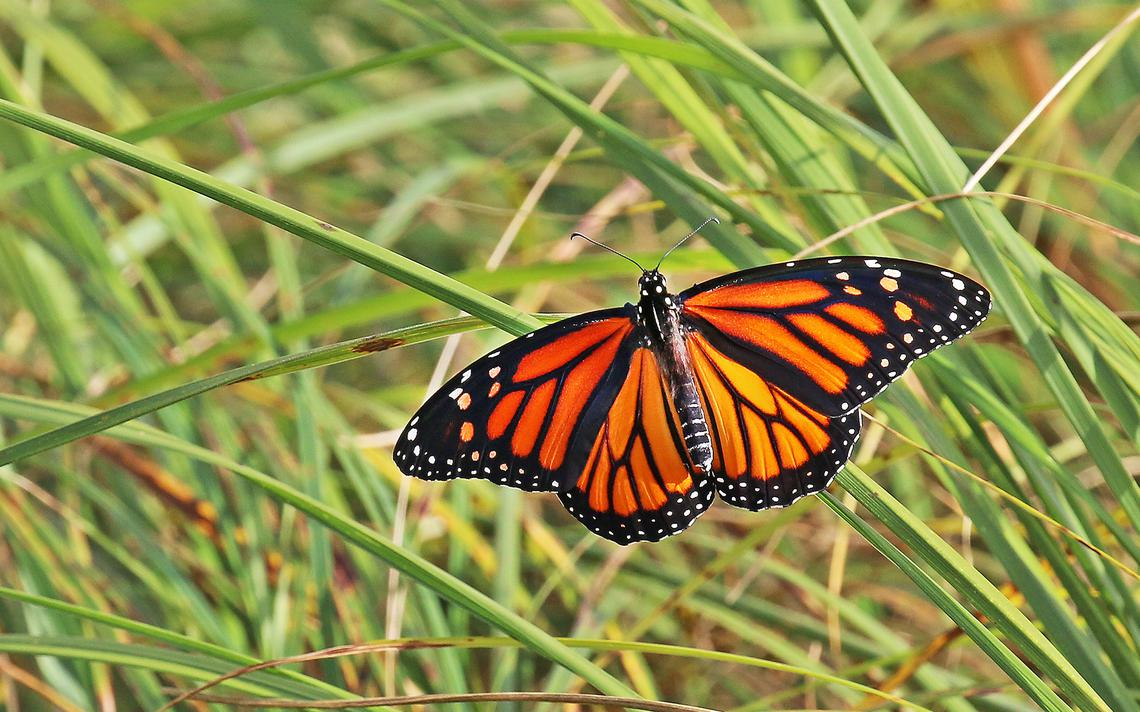
#> input picture Exercise 03/butterfly.jpg, 1140 x 712 px
$ jupyter execute ex03.ipynb   (shell and % lines are left out)   (older library calls are emulated)
#> lines starting #> are read from the running program, lines starting #| are printed output that depends on the picture
[cell 1]
import cv2 as cv
import numpy as np
import matplotlib.pyplot as plt

img = cv.imread("butterfly.jpg")
#> img is the input picture: shape (712, 1140, 3); mean B, G, R 74.4, 141.7, 141.7
img = cv.cvtColor(img, cv.COLOR_BGR2RGB)


kernel = np.ones((9, 9), dtype = np.float32)/81
filtered_img = cv.filter2D(img, -1, kernel)
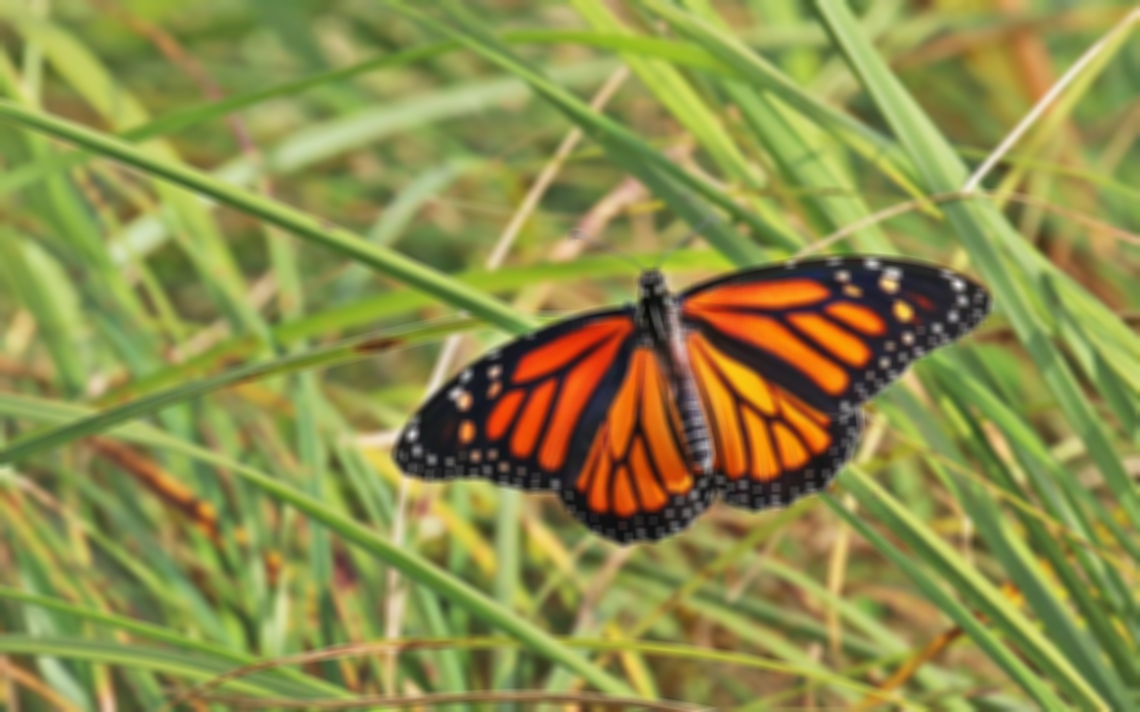
#> filtered_img: shape (712, 1140, 3); mean R, G, B 141.7, 141.7, 74.4
gaussian_filtered_img = cv.GaussianBlur(img, (9, 9), 4)

fig, ax = plt.subplots(2, 2, sharex='all', sharey='all', figsize = (20, 10))
ax[0][0].imshow(img)
ax[0][0].set_title("original image")

ax[0][1].imshow(filtered_img)
ax[0][1].set_title("filtered image")
# ax[1].set_xticks([])
#ax[1].set_yticks([])

ax[1][0].imshow(img)
ax[1][0].set_title("original image")

ax[1][1].imshow(gaussian_filtered_img)
ax[1][1].set_title("gaussian filtered image")
plt.show()
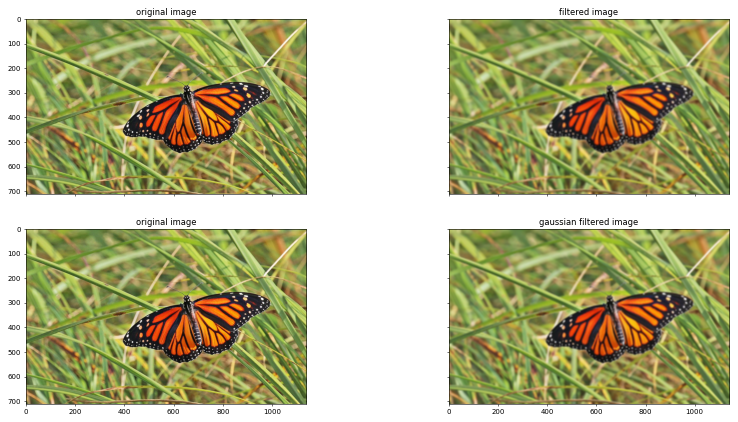
#> figure drawn by matplotlib, 4 panels

[cell 2]
import cv2 as cv
import matplotlib.pyplot as plt

img = cv.imread("contact_lens.tif", cv.IMREAD_REDUCED_GRAYSCALE_2)
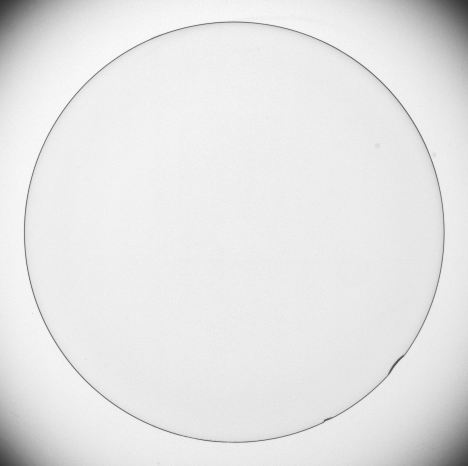
#> input picture Exercise 03/contact_lens.tif, 468 x 466 px
#> img is the input picture: shape (466, 468); min 51, max 250, mean 229.6
#img = cv.cvtColor(img, cv.COLOR_BGR2RGB)

kernel = np.array([(-1, -2, 1), (0, 0, 0), (1, 2, 1)] , dtype = np.float)
filtered_img = cv.filter2D(img, -1, kernel)
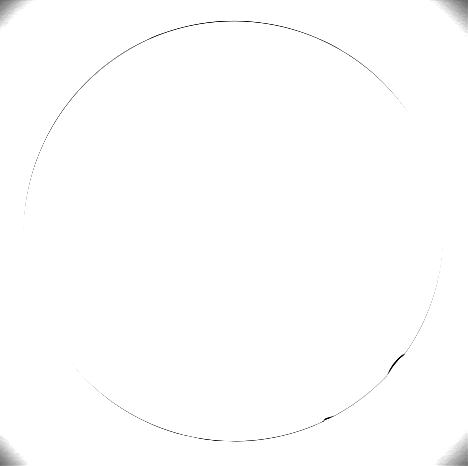
#> filtered_img: shape (466, 468); min 0, max 255, mean 253.9


fig, ax = plt.subplots(1, 2, figsize=(10, 10))
ax[0].imshow(img, cmap = 'gray')
ax[1].imshow(filtered_img, cmap = 'gray', vmin=-1020, vmax=1020)
plt.show()
